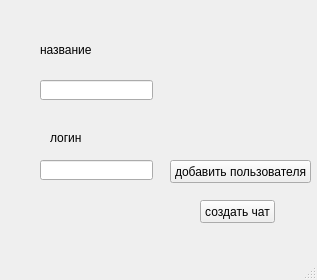
<?xml version="1.0" encoding="UTF-8"?>
<ui version="4.0">
 <class>ChatCreator</class>
 <widget class="QMainWindow" name="ChatCreator">
  <property name="geometry">
   <rect>
    <x>0</x>
    <y>0</y>
    <width>317</width>
    <height>280</height>
   </rect>
  </property>
  <property name="windowTitle">
   <string>MainWindow</string>
  </property>
  <widget class="QWidget" name="centralwidget">
   <widget class="QPushButton" name="adduser">
    <property name="geometry">
     <rect>
      <x>170</x>
      <y>160</y>
      <width>141</width>
      <height>23</height>
     </rect>
    </property>
    <property name="text">
     <string>добавить пользователя</string>
    </property>
   </widget>
   <widget class="QLineEdit" name="login">
    <property name="geometry">
     <rect>
      <x>40</x>
      <y>160</y>
      <width>113</width>
      <height>20</height>
     </rect>
    </property>
   </widget>
   <widget class="QLineEdit" name="name">
    <property name="geometry">
     <rect>
      <x>40</x>
      <y>80</y>
      <width>113</width>
      <height>20</height>
     </rect>
    </property>
   </widget>
   <widget class="QLabel" name="label">
    <property name="geometry">
     <rect>
      <x>40</x>
      <y>40</y>
      <width>81</width>
      <height>20</height>
     </rect>
    </property>
    <property name="text">
     <string>название</string>
    </property>
   </widget>
   <widget class="QLabel" name="label_2">
    <property name="geometry">
     <rect>
      <x>50</x>
      <y>130</y>
      <width>51</width>
      <height>16</height>
     </rect>
    </property>
    <property name="text">
     <string>логин</string>
    </property>
   </widget>
   <widget class="QPushButton" name="createchat">
    <property name="geometry">
     <rect>
      <x>200</x>
      <y>200</y>
      <width>75</width>
      <height>23</height>
     </rect>
    </property>
    <property name="text">
     <string>создать чат</string>
    </property>
   </widget>
  </widget>
  <widget class="QMenuBar" name="menubar">
   <property name="geometry">
    <rect>
     <x>0</x>
     <y>0</y>
     <width>317</width>
     <height>21</height>
    </rect>
   </property>
  </widget>
  <widget class="QStatusBar" name="statusbar"/>
 </widget>
 <resources/>
 <connections/>
</ui>
